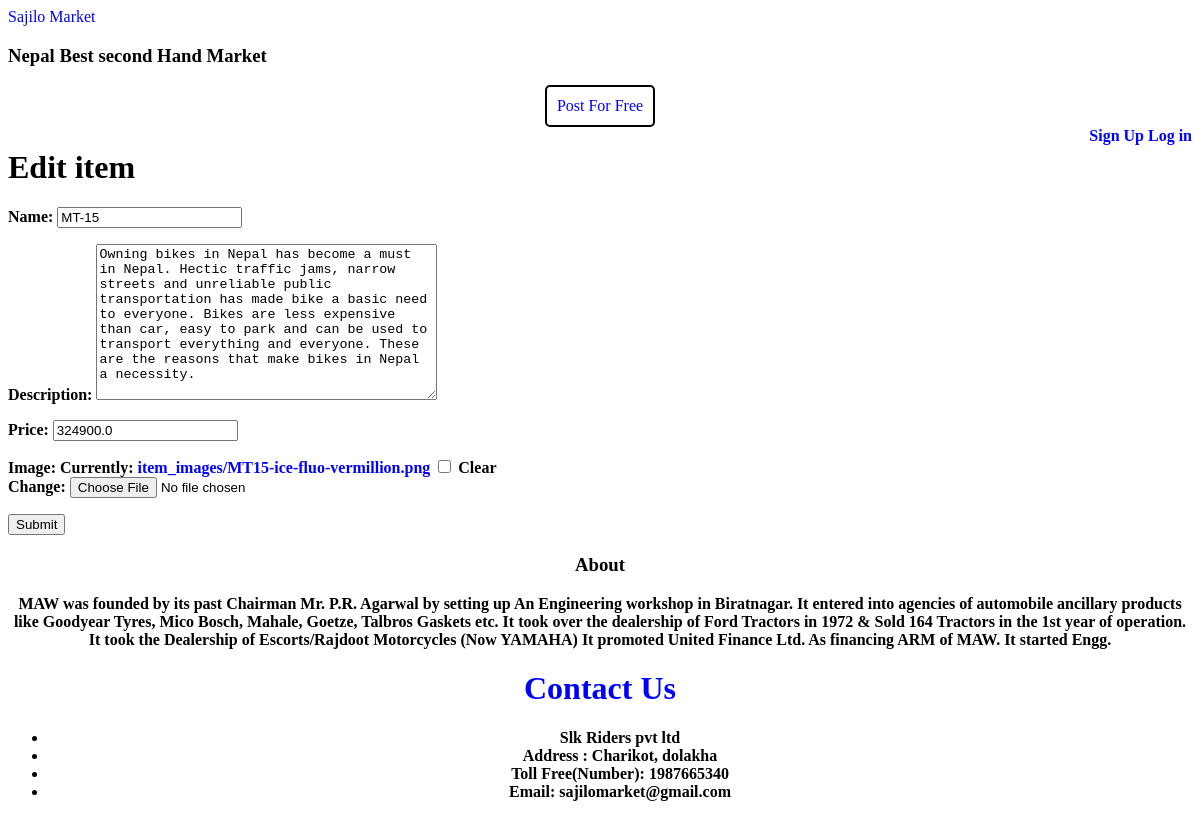
/items/2/edit (signed in), run on the app's committed database.
### item/models.py (models this page shows, shortened)
class Item(models.Model):
    name = models.CharField(max_length=202)
    description = models.TextField( blank=True )
    price =models.FloatField()
    category = models.ForeignKey(Category, related_name='items',  on_delete=models.CASCADE)
    image = models.ImageField(upload_to='item_images', blank=True, null=True)

### item/views.py (the view)
# urls.py: path('<int:pk>/edit', views.edit, name='edit'),
@login_required
def edit(request, pk):
    item = get_object_or_404(Item, pk=pk)
    if request.method == 'POST':
        form = EditItemForm(request.POST, request.FILES, instance=item)
        if form.is_valid():
            form.save()
            return redirect('item:detail', pk=item.id)
    else:
        form = EditItemForm(instance=item)
    return render(request, 'item/form.html', {
        'form': form,
        'title': 'Edit item',
    })

### item/forms.py
class EditItemForm(forms.ModelForm):
    class Meta:
        model = Item
        fields = ('name',  'description', 'price', 'image',)

### item/templates/Item/form.html (shortened to what this page needs)
{% extends 'market/base.html' %}
{% block content %}
<h1>{{ title }}</h1>
<form method="post" action="." enctype="multipart/form-data">
    <div class="space-y-4">
        {{ form.as_p }}
    </div>
    <button class="mt-6 py-4 px-8 text-lg bg-teal-500 hover:bg-teal-700 rounded-xl text-white">Submit</button>
</form>
{% endblock %}

### market/templates/market/base.html (style rules this page uses)
a { text-decoration: none; color: blue; }

### data on the page
Item: name "MT-15", description "Owning bikes in Nepal has become a must in Nepal. Hectic traffic jams, narrow streets and unreliable public transportation has made bike a basic need to everyone. Bikes are less expensive than car, easy to park and can be used to transport everything and everyone. These are the reasons that make bikes in Nepal a necessity.", price "324900.0"

### other printed values
{{ title }} "Edit item"
